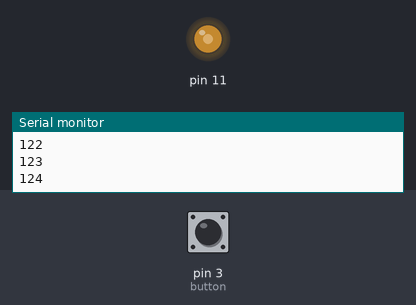
This sketch was run on a simulated Arduino Uno, built with avr-gcc and run on an emulated ATmega328P. Shown: output pins drawn as LEDs (lit = HIGH), the last lines printed to the serial monitor. Inputs (shaded band) come from the test bench; at power-on: pin 3 (button) HIGH.

Above: at 1.27 s.
1.3 s: pin 3 (button) pulled LOW for 0.15 s
At 1.86 s:
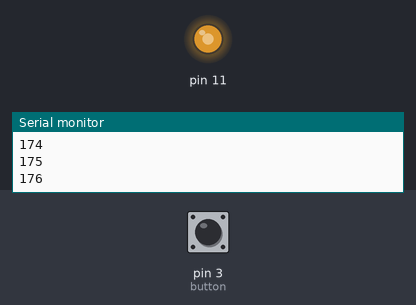
4.3 s: pin 3 (button) pulled LOW for 1 s
At 5.1 s:
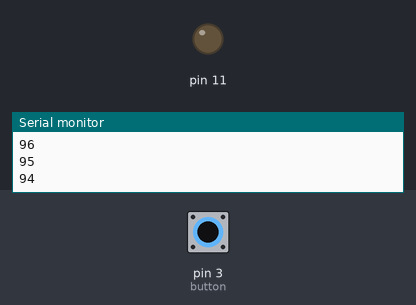
Timing chart, 0 to 13.7 s (numbered marks = the images above; inputs shaded):
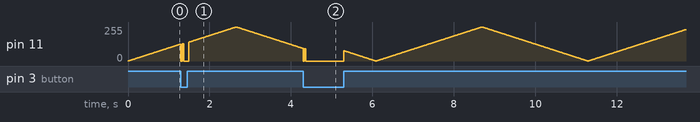

The sketch:

kesme2.ino
```cpp
int miktar;

void setup() {

  // put your setup code here, to run once:
pinMode(11,OUTPUT); //11. pin çıkış
Serial.begin(9600); //Seri haberleşme başlat.
pinMode(3,INPUT); //3. pini giriş olarak ata, burada button olacak.
}

void loop() {
  attachInterrupt(digitalPinToInterrupt(3),dur,LOW); //3 numaralı pin LOW (0V) olduğu zaman program akışını KES ve "dur" fonksiyonuna ATLA.
  for(int i=0; i<=255; i++) { //0-255 değerleri arasında döngü başlat. Bu döngü i=0 dan i=255 olana kadar (256 kez) gerçekleşir.
    analogWrite(11,i); //i'nin değerini 11. pine yaz
    delay(10); //Görebilmemiz için gecikme koy.
    Serial.println(i);
    if(i==255) { //i=255 olmuşsa LED maksimum parlaklığa ulaşmış demektir. Bundan sonra LED'i söndürmeye başla.
      for(int j=255; j>=0; j--){ //255-0 değerleri arasında döngü başlat. Bu döngü j=255 ten j=0 olana kadar (256 kez) gerçekleşir.
        analogWrite(11,j); //j'nin değerini 11. pine yaz
        delay(10); //Görebilmemiz için gecikme koy.
        Serial.println(j); //j değerini yazdır.
        }
      }
    }
  // put your main code here, to run repeatedly:

}

void dur() {//Kendimiz "dur" isimli bir fonksiyon tanımladık.
  digitalWrite(11,LOW); //11. pini 0V Yap.
  }
```
